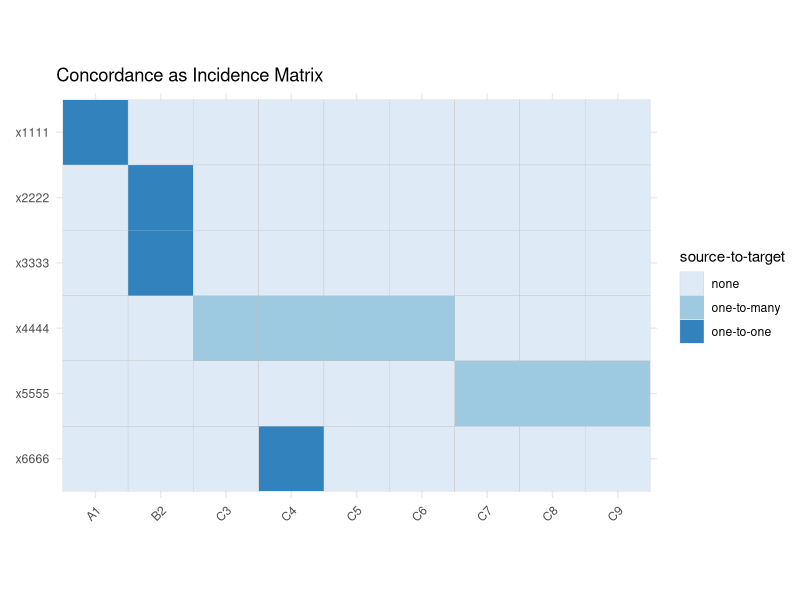
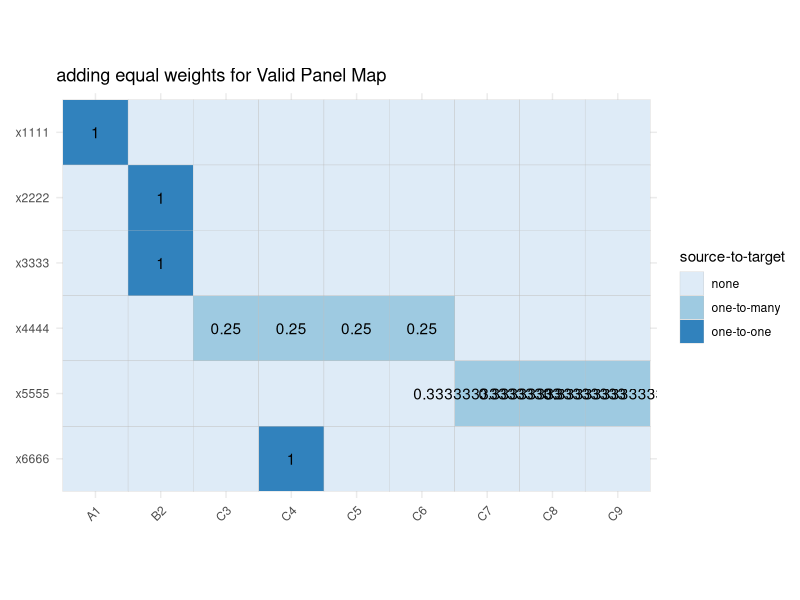

Generate these figures, in order, with R:
## ---- chunk 1
set.seed(1832)

## correspondence/concordance table
codes_BA <- dplyr::tribble(~ std_B, ~ std_A,
                                "A1", "x1111", # one-to-one
                                "B2", "x2222", # many-to-one
                                "B2", "x3333",
                                "C3", "x4444", # one-to-many (4)
                                "C4", "x4444",
                                "C4", "x6666", # many-to-many
                                "C5", "x4444",
                                "C6", "x4444",
                                "C7", "x5555", # one-to-many (3)
                                "C8", "x5555",
                                "C9", "x5555"
                           )

## panel_map
weights_BA <- codes_BA |>
  dplyr::distinct(std_B, std_A) |>
  dplyr::group_by(std_A) |>
  dplyr::mutate(n_dest = dplyr::n(),
                weight = 1 / n_dest) |>
  dplyr::ungroup()

pm_BA <- weights_BA |>
  dplyr::select(std_B, std_A, weight)
## ---- chunk 2
library(ggplot2)

inc_mtx_long <- tidyr::expand_grid(std_A = unique(codes_BA$std_A),
                                   std_B = unique(codes_BA$std_B)) |>
  dplyr::left_join(pm_BA, by = c("std_A", "std_B")) |>
  dplyr::transmute(to = std_B, from = std_A, weight = weight)

gg_inc_mtx <- inc_mtx_long |>
  dplyr::mutate(src_case = dplyr::case_when(weight==1 ~ "one-to-one",
                                     is.na(weight) ~ "none",
                                     weight < 1 ~ "one-to-many")) |>
  ggplot(aes(x=to, y=from)) +
  geom_tile(aes(fill=src_case), col="grey") +
  scale_y_discrete(limits=rev) +
  scale_fill_brewer() +
  coord_fixed()  +
  labs(x = element_blank(), y = element_blank(), fill="source-to-target") +
  theme_minimal() +
  theme(axis.text.x = element_text(angle = 45, hjust = 1)) +
  ggtitle("Concordance as Incidence Matrix")

gg_pm_mtx <- gg_inc_mtx + 
  geom_text(data = dplyr::filter(inc_mtx_long, !is.na(weight)), aes(label=weight)) +
  ggtitle("adding equal weights for Valid Panel Map")
## ---- chunk 3
gg_inc_mtx
## ---- chunk 4
gg_pm_mtx
## ---- chunk 5
equal_pm <- list("codes_BA" = codes_BA,
                 "weights_BA" = weights_BA,
                 "pm_BA" = pm_BA)
## ---- chunk 6
## source data
code_in <- dplyr::distinct(codes_BA, std_A)
data_in <- code_in |>
  dplyr::mutate(A_100 = 100)

## ---- chunk 7
#' Say hello to someone
#' 
#' @param name Name of a person
#' @param exclamation Whether to include an exclamation mark
#' @export 
say_hello <- function(name, exclamation = TRUE) {
  paste0("Hello ", name, ifelse(exclamation, "!", "."))
}
## ---- chunk 8
say_hello("Jacob")
## ---- chunk 9
testthat::test_that("say_hello works", {
  testthat::expect_equal(say_hello("Jacob"), "Hello Jacob!")
  testthat::expect_equal(say_hello("Jacob", exclamation = FALSE), "Hello Jacob.")
})
